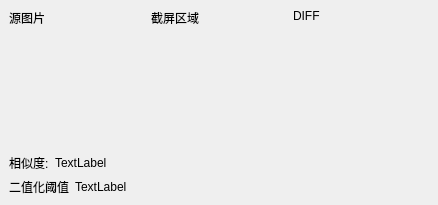
<?xml version="1.0" encoding="UTF-8"?>
<ui version="4.0">
 <class>MainWindow</class>
 <widget class="QMainWindow" name="MainWindow">
  <property name="geometry">
   <rect>
    <x>0</x>
    <y>0</y>
    <width>438</width>
    <height>205</height>
   </rect>
  </property>
  <property name="windowTitle">
   <string>MainWindow</string>
  </property>
  <widget class="QWidget" name="centralwidget">
   <layout class="QVBoxLayout" name="verticalLayout_4">
    <item>
     <layout class="QHBoxLayout" name="horizontalLayout">
      <item>
       <layout class="QVBoxLayout" name="verticalLayout">
        <item>
         <widget class="QLabel" name="label">
          <property name="sizePolicy">
           <sizepolicy hsizetype="Preferred" vsizetype="Fixed">
            <horstretch>0</horstretch>
            <verstretch>0</verstretch>
           </sizepolicy>
          </property>
          <property name="text">
           <string>源图片</string>
          </property>
         </widget>
        </item>
        <item>
         <widget class="QLabel" name="srcImage">
          <property name="sizePolicy">
           <sizepolicy hsizetype="Expanding" vsizetype="Expanding">
            <horstretch>0</horstretch>
            <verstretch>0</verstretch>
           </sizepolicy>
          </property>
          <property name="text">
           <string>&lt;SrcImage&gt;</string>
          </property>
         </widget>
        </item>
       </layout>
      </item>
      <item>
       <layout class="QVBoxLayout" name="verticalLayout_2">
        <item>
         <widget class="QLabel" name="label_2">
          <property name="sizePolicy">
           <sizepolicy hsizetype="Preferred" vsizetype="Fixed">
            <horstretch>0</horstretch>
            <verstretch>0</verstretch>
           </sizepolicy>
          </property>
          <property name="text">
           <string>截屏区域</string>
          </property>
         </widget>
        </item>
        <item>
         <widget class="QLabel" name="dstImage">
          <property name="sizePolicy">
           <sizepolicy hsizetype="Expanding" vsizetype="Expanding">
            <horstretch>0</horstretch>
            <verstretch>0</verstretch>
           </sizepolicy>
          </property>
          <property name="text">
           <string>&lt;DstImage&gt;</string>
          </property>
         </widget>
        </item>
       </layout>
      </item>
      <item>
       <layout class="QVBoxLayout" name="verticalLayout_3">
        <item>
         <widget class="QLabel" name="label_3">
          <property name="sizePolicy">
           <sizepolicy hsizetype="Preferred" vsizetype="Fixed">
            <horstretch>0</horstretch>
            <verstretch>0</verstretch>
           </sizepolicy>
          </property>
          <property name="text">
           <string>DIFF</string>
          </property>
         </widget>
        </item>
        <item>
         <widget class="QLabel" name="diffImage">
          <property name="sizePolicy">
           <sizepolicy hsizetype="Expanding" vsizetype="Expanding">
            <horstretch>0</horstretch>
            <verstretch>0</verstretch>
           </sizepolicy>
          </property>
          <property name="text">
           <string>&lt;diffImage&gt;</string>
          </property>
         </widget>
        </item>
       </layout>
      </item>
     </layout>
    </item>
    <item>
     <layout class="QHBoxLayout" name="horizontalLayout_3">
      <item>
       <widget class="QLabel" name="label_4">
        <property name="sizePolicy">
         <sizepolicy hsizetype="Fixed" vsizetype="Preferred">
          <horstretch>0</horstretch>
          <verstretch>0</verstretch>
         </sizepolicy>
        </property>
        <property name="text">
         <string>相似度:</string>
        </property>
       </widget>
      </item>
      <item>
       <widget class="QLabel" name="similarity">
        <property name="sizePolicy">
         <sizepolicy hsizetype="Expanding" vsizetype="Preferred">
          <horstretch>0</horstretch>
          <verstretch>0</verstretch>
         </sizepolicy>
        </property>
        <property name="text">
         <string>TextLabel</string>
        </property>
       </widget>
      </item>
     </layout>
    </item>
    <item>
     <layout class="QHBoxLayout" name="horizontalLayout_4">
      <item>
       <widget class="QLabel" name="label_5">
        <property name="sizePolicy">
         <sizepolicy hsizetype="Fixed" vsizetype="Preferred">
          <horstretch>0</horstretch>
          <verstretch>0</verstretch>
         </sizepolicy>
        </property>
        <property name="text">
         <string>二值化阈值</string>
        </property>
       </widget>
      </item>
      <item>
       <widget class="QLabel" name="thresh">
        <property name="sizePolicy">
         <sizepolicy hsizetype="Expanding" vsizetype="Preferred">
          <horstretch>0</horstretch>
          <verstretch>0</verstretch>
         </sizepolicy>
        </property>
        <property name="text">
         <string>TextLabel</string>
        </property>
       </widget>
      </item>
     </layout>
    </item>
   </layout>
  </widget>
 </widget>
 <resources/>
 <connections/>
</ui>
